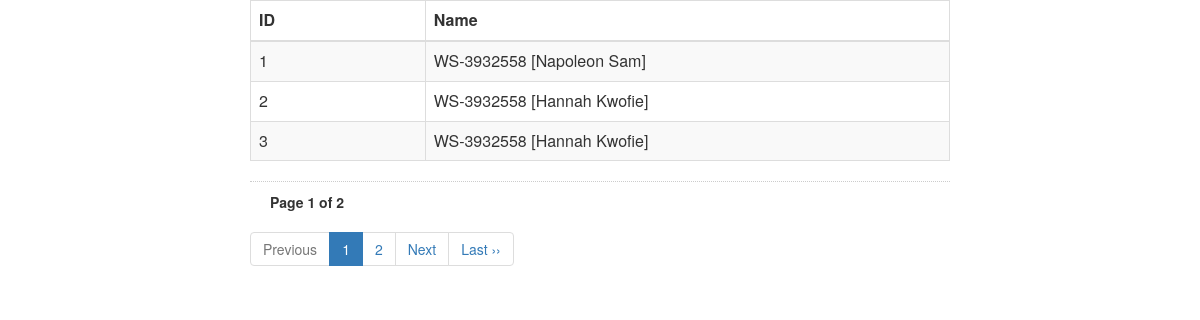
The page /Unused/demo/index.php on the database its author committed.
### tables this page shows
CREATE TABLE `propert_tbl` (
  `id` int(11) NOT NULL,
  `title` varchar(100) DEFAULT NULL,
  `fname` varchar(150) DEFAULT NULL,
  `lname` varchar(150) DEFAULT NULL,
  `type` varchar(100) DEFAULT NULL,
  `business` varchar(150) DEFAULT NULL,
  `address` varchar(150) DEFAULT NULL,
  `email` varchar(150) DEFAULT NULL,
  `telephone` varchar(150) DEFAULT NULL,
  `mobile` varchar(150) DEFAULT NULL,
  `alt_telephone` varchar(150) DEFAULT NULL,
  `work_telephone` varchar(150) DEFAULT NULL,
  `UPRN` varchar(150) DEFAULT NULL,
  `alt_ID` varchar(100) DEFAULT NULL,
  `Invoice_Payable` varchar(100) DEFAULT NULL,
  `Preferred_Invoice_Bank` varchar(100) DEFAULT NULL,
  `PropertyNotes` text,
  `RiskNote` varchar(200) DEFAULT NULL
);

### Unused/demo/index.php (the view, shortened to what this page needs)
<html>
<head>
<link rel="stylesheet" href="css/bootstrap.min.css">
</head>
<body>
<div style="width:700px; margin:0 auto;">
<table class="table table-striped table-bordered">
<thead>
<tr>
<th style='width:50px;'>ID</th>
<th style='width:150px;'>Name</th>
</tr>
</thead>
<tbody>
<?php
include('db.php');
if (isset($_GET['page_no']) && $_GET['page_no']!="") {
	$page_no = $_GET['page_no'];
	} else {
		$page_no = 1;
        }
	$total_records_per_page = 3;
    $offset = ($page_no-1) * $total_records_per_page;
	$previous_page = $page_no - 1;
	$next_page = $page_no + 1;
	$result_count = mysqli_query($con,"SELECT COUNT(*) As total_records FROM `propert_tbl`");
	$total_records = mysqli_fetch_array($result_count);
	$total_records = $total_records['total_records'];
    $total_no_of_pages = ceil($total_records / $total_records_per_page);
    $result = mysqli_query($con,"SELECT * FROM `propert_tbl` LIMIT $offset, $total_records_per_page");
    $id=0;
    while($row = mysqli_fetch_array($result)){
    	$id++;
		echo "<tr>
			  <td>".$id."</td>
			  <td>".$row['address']." [".$row['fname']." ".$row['lname']."]"."</td>
		   	  </tr>";
        }
    ?>
</tbody>
</table>
<div style='padding: 10px 20px 0px; border-top: dotted 1px #CCC;'>
<strong>Page <?php echo $page_no." of ".$total_no_of_pages; ?></strong>
</div>
<ul class="pagination">
	<li <?php if($page_no <= 1){ echo "class='disabled'"; } ?>>
	<a <?php if($page_no > 1){ echo "href='?page_no=$previous_page'"; } ?>>Previous</a>
	</li>
    <?php
	if ($total_no_of_pages <= 10){
		for ($counter = 1; $counter <= $total_no_of_pages; $counter++){
			if ($counter == $page_no) {
		   echo "<li class='active'><a>$counter</a></li>";
				}else{
           echo "<li><a href='?page_no=$counter'>$counter</a></li>";
				}
        }
	}
?>
	<li <?php if($page_no >= $total_no_of_pages){ echo "class='disabled'"; } ?>>
	<a <?php if($page_no < $total_no_of_pages) { echo "href='?page_no=$next_page'"; } ?>>Next</a>
	</li>
    <?php if($page_no < $total_no_of_pages){
		echo "<li><a href='?page_no=$total_no_of_pages'>Last &rsaquo;&rsaquo;</a></li>";
		} ?>
</ul>
</div>
</body>
</html>

### rows shown on the page
propert_tbl: address "WS-3932558", fname "Napoleon", lname "Sam"
propert_tbl: address "WS-3932558", fname "Hannah", lname "Kwofie"
propert_tbl: address "WS-3932558", fname "Hannah", lname "Kwofie"

### other values the page prints
$page_no "1"
$total_no_of_pages "2"
